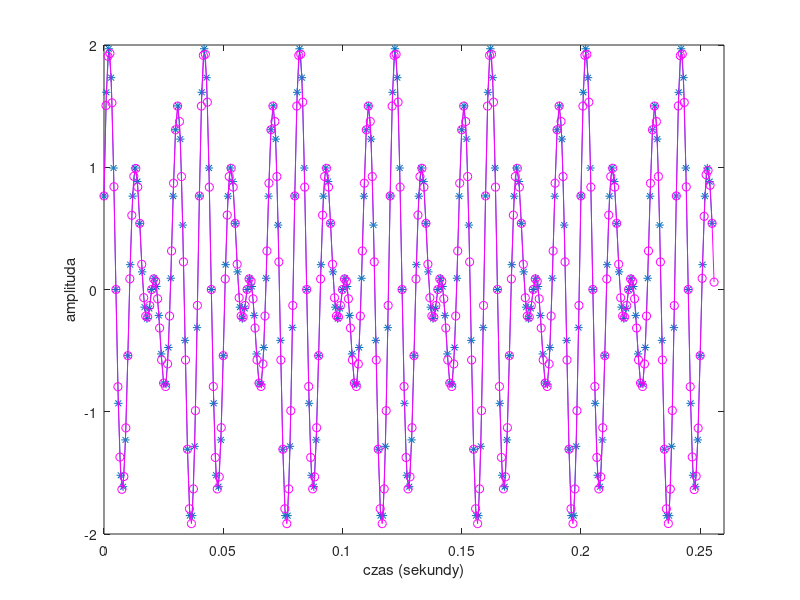

MATLAB code for this plot:
close all
clear all
clc

f=100;
f2=75;
Nx=256;
Fs1=1000;
Fs2=1200;
fi=pi/8;

t=(0:Nx-1)/Fs1;
x=sin(2*pi*t*f+fi)+sin(2*pi*t*f2+fi);
t1=(0:length(x)-1)/Fs1;
plot(t1,x,'-*')
hold on
ylabel('amplituda')
xlabel('czas (sekundy)')
axis([0 0.26 -2 2])

y=resample(x,Fs2,Fs1);
t2=(0:length(y)-1)/Fs2;
plot(t2,y,'o-m')

